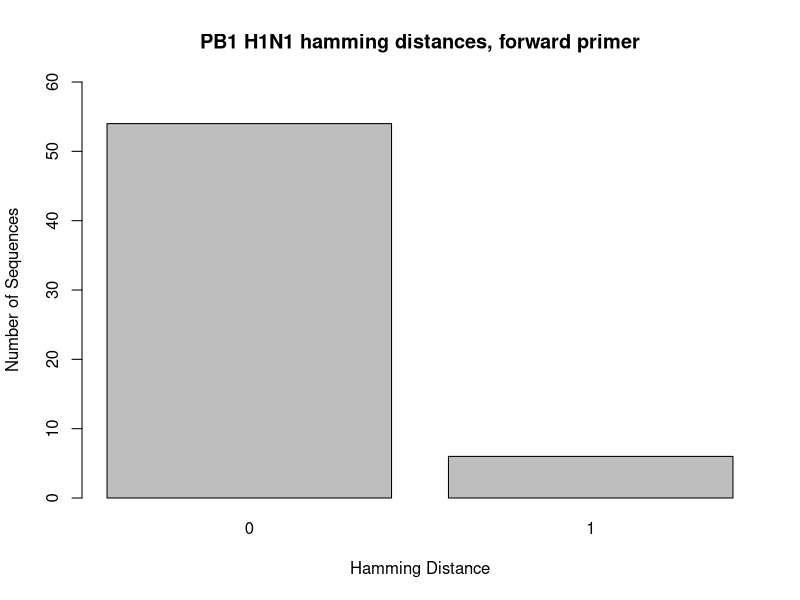
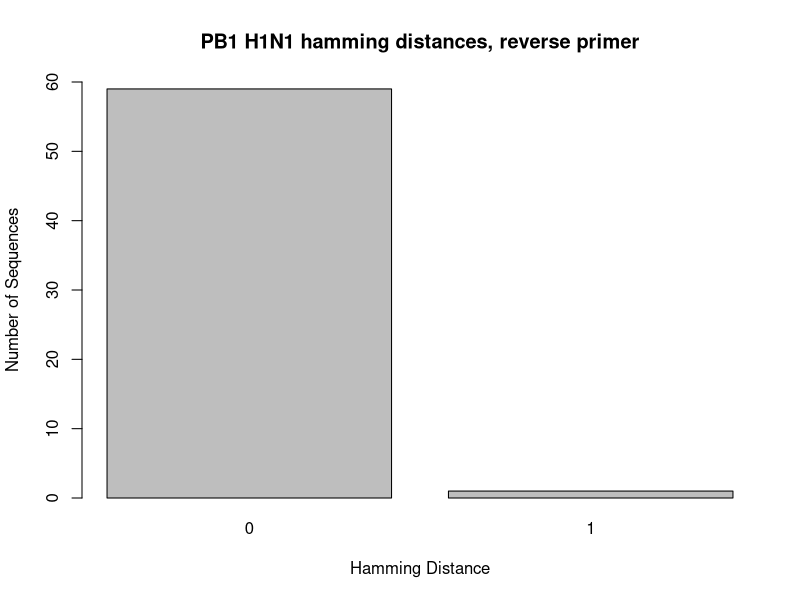
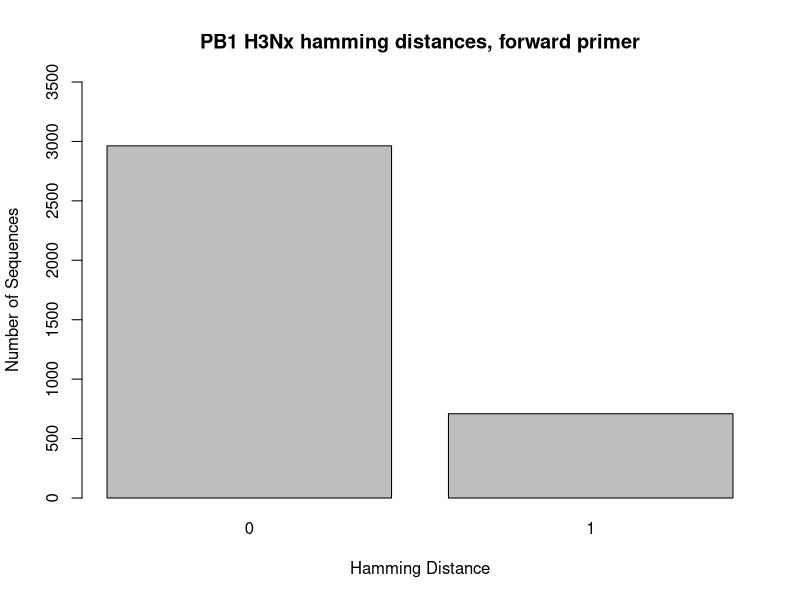
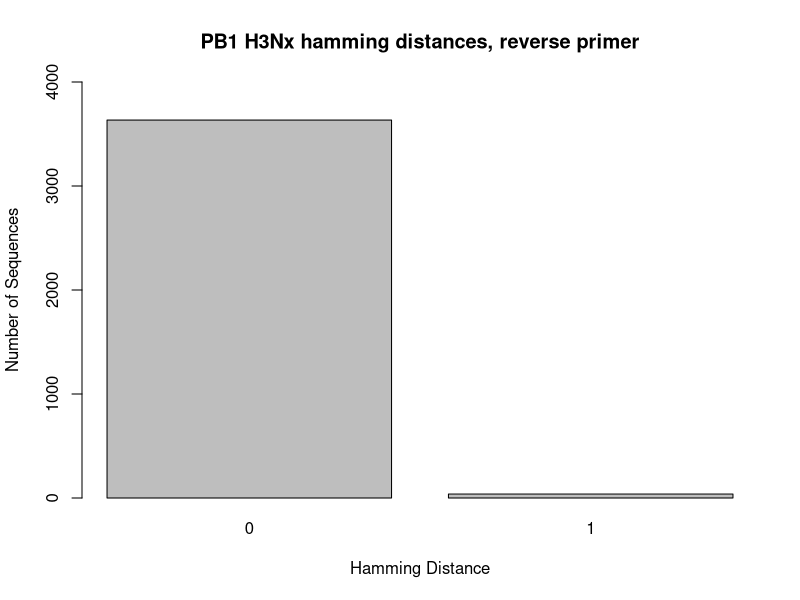
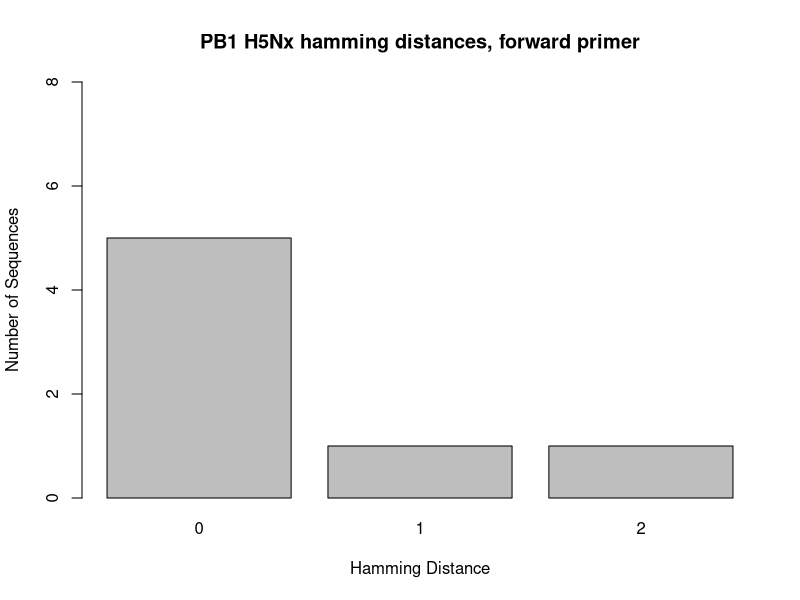
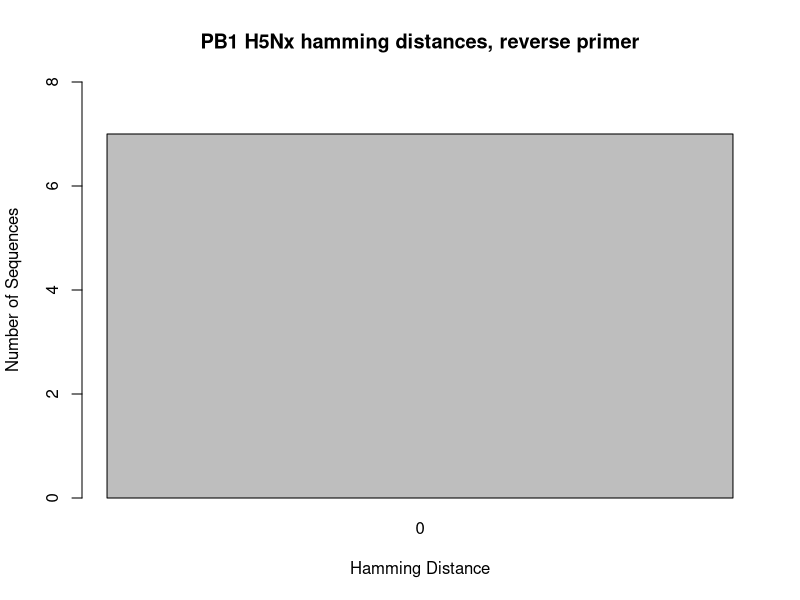
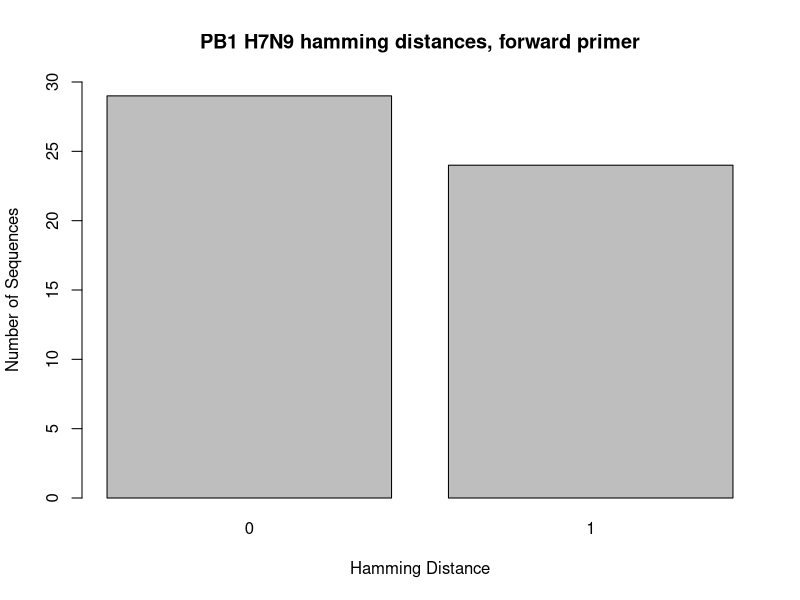
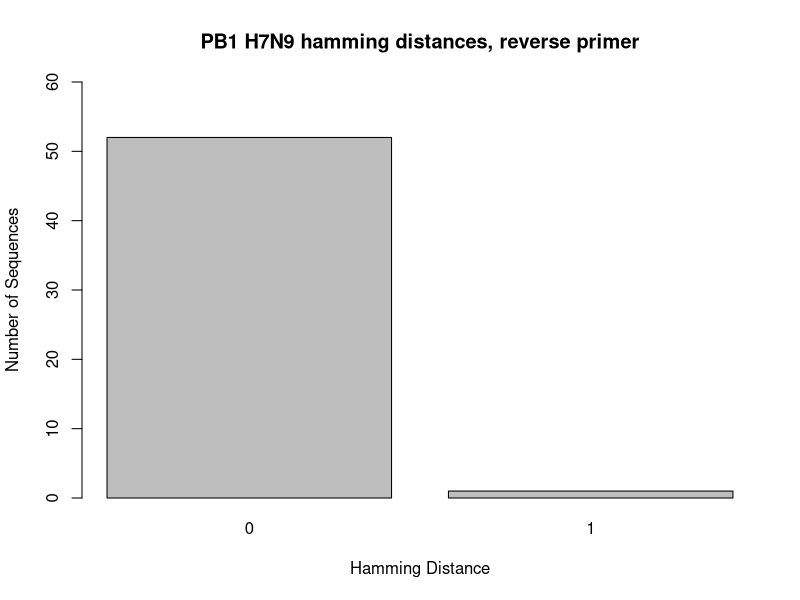

Reproduce these figures in R, in order.
## ---- chunk 1
knitr::opts_chunk$set(root.dir = "C:/Users/Lexie Christopoulos/Repos/GenomeSequencing-/db/", echo = TRUE)
## ---- chunk 2
#in console: setwd("C:/Users/Lexie Christopoulos/Repos/GenomeSequencing-/db/PB1")
## ---- chunk 3
PB1_H1_F <- read.csv("hamming_distance_results/PB1_H1_PB1_Forward_1.3_results_NCR.csv")

PB1_H1_1 <- PB1_H1_F[-c(61),]

barplot(table(PB1_H1_1$hamming_distance), main = "PB1 H1N1 hamming distances, forward primer", xlab = "Hamming Distance", ylab = "Number of Sequences", ylim = c(0,60))
## ---- chunk 4
PB1_H1_R <- read.csv("hamming_distance_results/PB1_H1_PB1_Reverse_2.4_results_NCR.csv")

PB1_H1_2 <- PB1_H1_R[-c(61),]

barplot(table(PB1_H1_2$hamming_distance), main = "PB1 H1N1 hamming distances, reverse primer", xlab = "Hamming Distance", ylab = "Number of Sequences", ylim = c(0,60))
## ---- chunk 5
PB1_H3_F <- read.csv("hamming_distance_results/PB1_H3_PB1_Forward_1.3_results_NCR.csv")

PB1_H3_1 <- PB1_H3_F[-c(3673),]

barplot(table(PB1_H3_1$hamming_distance), main = "PB1 H3Nx hamming distances, forward primer", xlab = "Hamming Distance", ylab = "Number of Sequences", ylim = c(0,3500))
## ---- chunk 6
PB1_H3_R <- read.csv("hamming_distance_results/PB1_H3_PB1_Reverse_2.4_results_NCR.csv")

PB1_H3_2 <- PB1_H3_R[-c(3673),]

barplot(table(PB1_H3_2$hamming_distance), main = "PB1 H3Nx hamming distances, reverse primer", xlab = "Hamming Distance", ylab = "Number of Sequences", ylim = c(0,4000))
## ---- chunk 7
PB1_H5_F <- read.csv("hamming_distance_results/PB1_H5_PB1_Forward_1.3_results_NCR.csv")

PB1_H5_1 <- PB1_H5_F[-c(8),]

barplot(table(PB1_H5_1$hamming_distance), main = "PB1 H5Nx hamming distances, forward primer", xlab = "Hamming Distance", ylab = "Number of Sequences", ylim = c(0,8))
## ---- chunk 8
PB1_H5_R <- read.csv("hamming_distance_results/PB1_H5_PB1_Reverse_2.4_results_NCR.csv")

PB1_H5_2 <- PB1_H5_R[-c(8),]

barplot(table(PB1_H5_2$hamming_distance), main = "PB1 H5Nx hamming distances, reverse primer", xlab = "Hamming Distance", ylab = "Number of Sequences", ylim = c(0,8))
## ---- chunk 9
PB1_H7_F <- read.csv("hamming_distance_results/PB1_H7_PB1_Forward_1.3_results_NCR.csv")

PB1_H7_1 <- PB1_H7_F[-c(54),]

barplot(table(PB1_H7_1$hamming_distance), main = "PB1 H7N9 hamming distances, forward primer", xlab = "Hamming Distance", ylab = "Number of Sequences", ylim = c(0,30))
## ---- chunk 10
PB1_H7_R <- read.csv("hamming_distance_results/PB1_H7_PB1_Reverse_2.4_results_NCR.csv")

PB1_H7_2 <- PB1_H7_R[-c(54),]

barplot(table(PB1_H7_2$hamming_distance), main = "PB1 H7N9 hamming distances, reverse primer", xlab = "Hamming Distance", ylab = "Number of Sequences", ylim = c(0,60))
## ---- chunk 11
PB1_H9_F <- read.csv("hamming_distance_results/PB1_H9_PB1_Forward_1.3_results_NCR.csv")

PB1_H9_1 <- PB1_H9_F[-c(16),]

barplot(table(PB1_H9_1$hamming_distance), main = "PB1 H9N2 hamming distances, forward primer", xlab = "Hamming Distance", ylab = "Number of Sequences", ylim = c(0,15))
## ---- chunk 12
PB1_H9_R <- read.csv("hamming_distance_results/PB1_H9_PB1_Reverse_2.4_results_NCR.csv")

PB1_H9_2 <- PB1_H9_R[-c(16),]

barplot(table(PB1_H9_2$hamming_distance), main = "PB1 H9N2 hamming distances, reverse primer", xlab = "Hamming Distance", ylab = "Number of Sequences", ylim = c(0,15))
